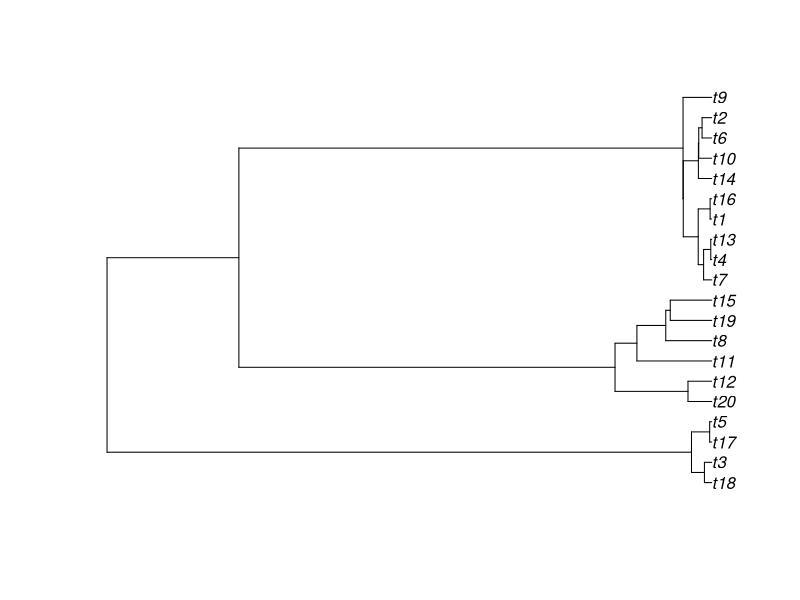

The R source for this figure:
### R code from vignette source 'intro.Rnw'
### Encoding: UTF-8

###################################################
### code chunk number 1: intro.Rnw:26-27
###################################################
options(keep.source=TRUE)


###################################################
### code chunk number 2: intro.Rnw:111-115
###################################################
print("Hello world.")
4+5
4^5
8*(7+3)


###################################################
### code chunk number 3: intro.Rnw:126-130
###################################################
# R will completely ignore this line of text
3+4 #R will execute the first part of this line and ignore the rest
# if you need to include a long note with several lines of text,
# be certain that each line is preceded by a # 


###################################################
### code chunk number 4: intro.Rnw:138-139
###################################################
3*4 # This is a comment 


###################################################
### code chunk number 5: intro.Rnw:164-165
###################################################
?cor.test  # this will open up the help file for the "cor.test" function


###################################################
### code chunk number 6: intro.Rnw:184-185
###################################################
library(deSolve)  # this will load the deSolve package 


###################################################
### code chunk number 7: intro.Rnw:190-191
###################################################
?deSolve   # this accesses the main page of the deSolve help files if deSolve is loaded. 


###################################################
### code chunk number 8: intro.Rnw:209-214
###################################################
4 * 6
5 ^ 4
119 / 10
119 %/% 10
119 %% 10


###################################################
### code chunk number 9: intro.Rnw:241-243
###################################################
4 + 2 * 3 + 4
(4 + 2) * (3 + 4)


###################################################
### code chunk number 10: intro.Rnw:248-249
###################################################
119/10; 119 %/% 10; 119 %% 10


###################################################
### code chunk number 11: intro.Rnw:270-274
###################################################
4 == 6
6 == 6
4 != 6
4 > 6


###################################################
### code chunk number 12: intro.Rnw:314-319
###################################################
floor(3.4)
ceiling(3.4)
log(304)
log10(304)
abs(44)


###################################################
### code chunk number 13: intro.Rnw:362-364
###################################################
bob <- 20
bob


###################################################
### code chunk number 14: intro.Rnw:388-390
###################################################
infectious.period <- 20  # infectious period in units of days
infectious.period


###################################################
### code chunk number 15: intro.Rnw:395-397
###################################################
log10(bob)
bob*2


###################################################
### code chunk number 16: intro.Rnw:402-404
###################################################
bob <- 40
bob


###################################################
### code chunk number 17: intro.Rnw:409-411
###################################################
bob <- bob+2
bob


###################################################
### code chunk number 18: intro.Rnw:416-417
###################################################
str(bob)


###################################################
### code chunk number 19: intro.Rnw:432-434
###################################################
x <- c(1,3,5,7,2,8,4,4,10)
x


###################################################
### code chunk number 20: intro.Rnw:439-442
###################################################
1:10
x <- c(1:10)
x


###################################################
### code chunk number 21: intro.Rnw:447-450
###################################################
rep(2, 5)
x <- rep(2,10)
x


###################################################
### code chunk number 22: intro.Rnw:455-459
###################################################
x <- rnorm(10)
x
x <- rnorm(10, mean = 5)
x


###################################################
### code chunk number 23: intro.Rnw:464-468
###################################################
x <- rbinom(10, 1, 0.5)
x
x <- rbinom(10, 4, 0.5)
x


###################################################
### code chunk number 24: intro.Rnw:473-475
###################################################
x <- c(1,3,5,7, 1:8, rep(2,3))
x


###################################################
### code chunk number 25: intro.Rnw:480-486
###################################################
x <- c(1:10)
x
x <- append(x, 11)
x
x <- append(x, x)
x


###################################################
### code chunk number 26: intro.Rnw:500-503
###################################################
x <- c(1:20)
x[4]
x[4:15]


###################################################
### code chunk number 27: intro.Rnw:508-511
###################################################
x[-4:-10]
x <- x[-4]
x


###################################################
### code chunk number 28: intro.Rnw:516-520
###################################################
x <- c(1:20)
y <- c(3, 5, 12)
x[y]
x[-y]


###################################################
### code chunk number 29: intro.Rnw:525-530
###################################################
x <- c(1:5,2,2,2,2,2)
x[x > 4]
x[x < 4]
which(x < 4)
which(x == 2)


###################################################
### code chunk number 30: intro.Rnw:545-553
###################################################
 x <- c(1:10)

 x/2
 
 x-2
 
 log10(x)
 


###################################################
### code chunk number 31: intro.Rnw:559-566
###################################################
 x <- c(1:10)
 y <- c(1:5,2,2,2,2,2)

 x+y

 x/y



###################################################
### code chunk number 32: intro.Rnw:582-593
###################################################
 x <- c(1,3,5,7,20,2,8,4,4,10,2,2,1,1,15,3)

 head(x)

 max(x)

 unique(x)

 sort(x)

 mean(x)


###################################################
### code chunk number 33: intro.Rnw:623-624
###################################################
length(unique(x))


###################################################
### code chunk number 34: intro.Rnw:629-634
###################################################
 x <- c(1:20)

 sample(x)

 sample(x, replace = T)


###################################################
### code chunk number 35: intro.Rnw:652-654
###################################################
 y <- c("Escherichia","Chlamydia","Bacillus","Brachyspira","Leptonema")
 y


###################################################
### code chunk number 36: intro.Rnw:659-663
###################################################

 x <- c(1:5)
 names(x) <- y
 x


###################################################
### code chunk number 37: intro.Rnw:668-671
###################################################

 names(x) <- c("Escherichia","Chlamydia","Bacillus","Brachyspira","Leptonema")
 x


###################################################
### code chunk number 38: intro.Rnw:687-690
###################################################
x <- c(1:25)
y <- matrix(x, nrow=5)
y


###################################################
### code chunk number 39: intro.Rnw:695-697
###################################################
z <- matrix(x, byrow=T, nrow=5)
z


###################################################
### code chunk number 40: intro.Rnw:708-709
###################################################
z[2,5]


###################################################
### code chunk number 41: intro.Rnw:714-716
###################################################
z[2,]
z[,5]


###################################################
### code chunk number 42: intro.Rnw:733-737
###################################################
z
z*2
z+2
z*z


###################################################
### code chunk number 43: intro.Rnw:742-744
###################################################
z%*%z
z%/%y


###################################################
### code chunk number 44: intro.Rnw:749-753
###################################################
max(z)
mean(z)
mean(z[2,])
sample(z[2,], replace=T)


###################################################
### code chunk number 45: intro.Rnw:758-761
###################################################
dim(z)
t(z)  #transpose
colMeans(z)


###################################################
### code chunk number 46: intro.Rnw:802-807
###################################################
sums <- rowSums(z)
z2 <- rbind(z, sums)
z2
z2 <- cbind(z, sums)
z2


###################################################
### code chunk number 47: intro.Rnw:812-818
###################################################
data <- matrix(c(0, 0, 0, 1, 0, 0, 1, 1, 1, 0, 0, 0, 1, 0, 0, 0, 1, 0, 0, 0, 0, 0, 0, 0, 1), nrow=5)
cols <- c("Escherichia","Chlamydia","Bacillus","Brachyspira","Leptonema")
rows <-c("Ovis", "Canis", "Felis", "Capra", "Sus")
colnames(data) <- cols
rownames(data) <- rows
data


###################################################
### code chunk number 48: intro.Rnw:829-839
###################################################
#first create some data vectors
disease <- c("Cpox","ADisentary","Malaria","Flu","Plague")
agent <- c("Viral","Protozoan","Protozoan","Viral","Bacterial")
trans <- c(1,0,0,1,0)
vector <- c(0,0,1,0,1)
vir <- c(4,4,3,2,5)

#now combine them into a data frame
diseases <- data.frame(disease,agent,trans,vector,vir)
diseases


#now combine them into a data frame, this time assigning names
diseases <- data.frame(name=disease,type=agent,tmode=trans,vecborne=vector,virulence=vir)
diseases


###################################################
### code chunk number 49: intro.Rnw:844-845
###################################################
str(diseases)


###################################################
### code chunk number 50: intro.Rnw:850-853
###################################################
diseases[,2]

diseases$type


###################################################
### code chunk number 51: intro.Rnw:863-865
###################################################
stuff <- list(1:10, z2, diseases)
str(stuff)


###################################################
### code chunk number 52: intro.Rnw:870-872
###################################################
x <- stuff[[1]]
x


###################################################
### code chunk number 53: intro.Rnw:877-880
###################################################
stuff <- list(numbers=1:10, matrix=z2, dis=diseases)
stuff[[3]]
stuff$dis


###################################################
### code chunk number 54: intro.Rnw:898-906
###################################################
Rounder <- function(x){
   #this function uses the floor function to 
   #do what the round function does
   x <- x+0.5
   floor(x)
 }

ls()


###################################################
### code chunk number 55: intro.Rnw:912-915
###################################################
Rounder(3.1)
Rounder(3.7)
Rounder(z2*3.8)


###################################################
### code chunk number 56: intro.Rnw:926-946
###################################################
#The same function as above written following Google style guidelines:

Rounder2 <- function(x){
   #this function uses the floor function to 
   #do what the round function does
   #
   #Args:
   #    x: x must be of type numeric
   #
   #Returns:
   #   x or all elements of x rounded to the nearest integer
   #
   #Error handling
   if (is.numeric(x)==FALSE){
     stop("x is not of type numeric")
   }
   x <- x+0.5
   y <- floor(x)
   return(y)
 }


###################################################
### code chunk number 57: intro.Rnw:962-973
###################################################
# A simple function that needs functions from the ape library to run
# ape is a library of functions for analysis of evolutionary relationships:

RandTreePlotter <- function(x){
   #this function creates a plot of a random evolutionary tree
   #of size x
   require(ape)
   tree <- rcoal(x)
   plot(tree)
 }
RandTreePlotter(20)


###################################################
### code chunk number 58: intro.Rnw:992-999
###################################################
x <- 8

if (x < 9) print("x is less than nine")
 
x <- 10

if (x < 9) print("x is less than nine")


###################################################
### code chunk number 59: intro.Rnw:1009-1019
###################################################
Isitaten <- function(x){
 if (x == 10)
 print("It's a ten!")
 else print("Not a ten")
}


Isitaten(11)

Isitaten(10)


###################################################
### code chunk number 60: intro.Rnw:1030-1033
###################################################
for (i in 10:20) print(2*i)
y <- c(2.3, 4.4, 3.7, 1.2)
for (i in y) print(2*i)


###################################################
### code chunk number 61: intro.Rnw:1045-1052
###################################################
y <- 1
while(y < 10){
 print(y)
 y <- y+1
}

print("Thank goodness that's done")
